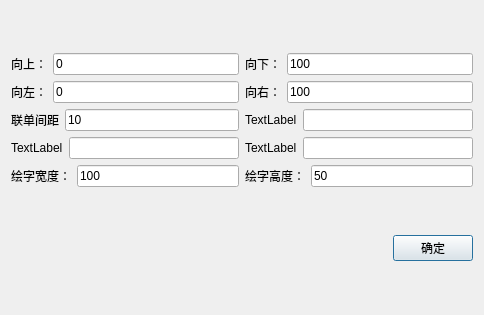
<?xml version="1.0" encoding="UTF-8"?>
<ui version="4.0">
 <class>testPreviewDialogSetup</class>
 <widget class="QDialog" name="testPreviewDialogSetup">
  <property name="geometry">
   <rect>
    <x>0</x>
    <y>0</y>
    <width>484</width>
    <height>315</height>
   </rect>
  </property>
  <property name="windowTitle">
   <string>Dialog</string>
  </property>
  <layout class="QVBoxLayout" name="verticalLayout_3" stretch="5,1">
   <item>
    <layout class="QHBoxLayout" name="horizontalLayout_12" stretch="1,1">
     <item>
      <layout class="QVBoxLayout" name="verticalLayout_2">
       <item>
        <layout class="QHBoxLayout" name="horizontalLayout">
         <item>
          <widget class="QLabel" name="xiangshangdsf">
           <property name="text">
            <string>向上：</string>
           </property>
          </widget>
         </item>
         <item>
          <widget class="QLineEdit" name="xiangshang">
           <property name="text">
            <string>0</string>
           </property>
          </widget>
         </item>
        </layout>
       </item>
       <item>
        <layout class="QHBoxLayout" name="horizontalLayout_2">
         <item>
          <widget class="QLabel" name="dsf">
           <property name="text">
            <string>向左：</string>
           </property>
          </widget>
         </item>
         <item>
          <widget class="QLineEdit" name="xiangzuo">
           <property name="text">
            <string>0</string>
           </property>
          </widget>
         </item>
        </layout>
       </item>
       <item>
        <layout class="QHBoxLayout" name="horizontalLayout_3">
         <item>
          <widget class="QLabel" name="label_3">
           <property name="text">
            <string>联单间距</string>
           </property>
          </widget>
         </item>
         <item>
          <widget class="QLineEdit" name="jianju">
           <property name="text">
            <string>10</string>
           </property>
          </widget>
         </item>
        </layout>
       </item>
       <item>
        <layout class="QHBoxLayout" name="horizontalLayout_4">
         <item>
          <widget class="QLabel" name="label_4">
           <property name="text">
            <string>TextLabel</string>
           </property>
          </widget>
         </item>
         <item>
          <widget class="QLineEdit" name="lineEdit_4"/>
         </item>
        </layout>
       </item>
       <item>
        <layout class="QHBoxLayout" name="horizontalLayout_5">
         <item>
          <widget class="QLabel" name="label_5">
           <property name="text">
            <string>绘字宽度：</string>
           </property>
          </widget>
         </item>
         <item>
          <widget class="QLineEdit" name="width">
           <property name="text">
            <string>100</string>
           </property>
          </widget>
         </item>
        </layout>
       </item>
      </layout>
     </item>
     <item>
      <layout class="QVBoxLayout" name="verticalLayout">
       <item>
        <layout class="QHBoxLayout" name="horizontalLayout_8">
         <item>
          <widget class="QLabel" name="xiangxia_2">
           <property name="text">
            <string>向下：</string>
           </property>
          </widget>
         </item>
         <item>
          <widget class="QLineEdit" name="xiangxia">
           <property name="text">
            <string>100</string>
           </property>
          </widget>
         </item>
        </layout>
       </item>
       <item>
        <layout class="QHBoxLayout" name="horizontalLayout_9">
         <item>
          <widget class="QLabel" name="label_9">
           <property name="text">
            <string>向右：</string>
           </property>
          </widget>
         </item>
         <item>
          <widget class="QLineEdit" name="xiangyou">
           <property name="text">
            <string>100</string>
           </property>
          </widget>
         </item>
        </layout>
       </item>
       <item>
        <layout class="QHBoxLayout" name="horizontalLayout_10">
         <item>
          <widget class="QLabel" name="label_10">
           <property name="text">
            <string>TextLabel</string>
           </property>
          </widget>
         </item>
         <item>
          <widget class="QLineEdit" name="lineEdit_10"/>
         </item>
        </layout>
       </item>
       <item>
        <layout class="QHBoxLayout" name="horizontalLayout_6">
         <item>
          <widget class="QLabel" name="label_6">
           <property name="text">
            <string>TextLabel</string>
           </property>
          </widget>
         </item>
         <item>
          <widget class="QLineEdit" name="lineEdit_6"/>
         </item>
        </layout>
       </item>
       <item>
        <layout class="QHBoxLayout" name="horizontalLayout_7">
         <item>
          <widget class="QLabel" name="label_7">
           <property name="text">
            <string>绘字高度：</string>
           </property>
          </widget>
         </item>
         <item>
          <widget class="QLineEdit" name="height">
           <property name="text">
            <string>50</string>
           </property>
          </widget>
         </item>
        </layout>
       </item>
      </layout>
     </item>
    </layout>
   </item>
   <item>
    <layout class="QHBoxLayout" name="horizontalLayout_11">
     <item>
      <spacer name="horizontalSpacer">
       <property name="orientation">
        <enum>Qt::Horizontal</enum>
       </property>
       <property name="sizeHint" stdset="0">
        <size>
         <width>40</width>
         <height>20</height>
        </size>
       </property>
      </spacer>
     </item>
     <item>
      <widget class="QPushButton" name="ok">
       <property name="text">
        <string>确定</string>
       </property>
      </widget>
     </item>
    </layout>
   </item>
  </layout>
  <zorder>xiangshangdsf</zorder>
  <zorder>xiangshang</zorder>
  <zorder>layoutWidget</zorder>
  <zorder>layoutWidget_2</zorder>
  <zorder>layoutWidget_3</zorder>
  <zorder>layoutWidget_4</zorder>
  <zorder>layoutWidget_5</zorder>
  <zorder>layoutWidget_6</zorder>
  <zorder>layoutWidget_7</zorder>
  <zorder>layoutWidget_8</zorder>
  <zorder>layoutWidget_9</zorder>
  <zorder>lineEdit_6</zorder>
  <zorder>ok</zorder>
  <zorder>horizontalSpacer</zorder>
 </widget>
 <resources/>
 <connections/>
</ui>
